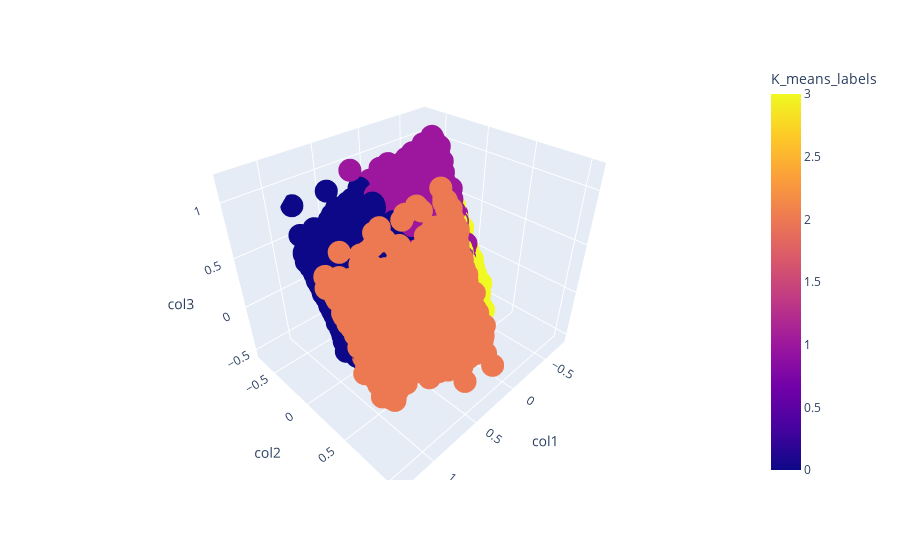

The code cell stored with this chart in its notebook:
### Markdown cell above
**Visualization:**

### Code cell
import plotly.express as px

fig = px.scatter_3d(data2_pca_df, x='col1', y='col2', z='col3',
              color=data2_pca_df['K_means_labels'])
fig.show()

### Figure 1 — Plotly figure (JSON) as saved in the notebook; plotly's stock layout.template omitted (floating-point values rounded to 4 significant figures; data arrays with more than 128 entries replaced by an {"elided": "..."} marker saying what was removed)
{"data": [{"hovertemplate": "col1=%{x}<br>col2=%{y}<br>col3=%{z}<br>K_means_labels=%{marker.color}<extra></extra>", "legendgroup": "", "marker": {"color": {"elided": "8950 int values"}, "coloraxis": "coloraxis", "symbol": "circle"}, "mode": "markers", "name": "", "scene": "scene", "showlegend": false, "type": "scatter3d", "x": {"elided": "8950 float values"}, "y": {"elided": "8950 float values"}, "z": {"elided": "8950 float values"}}], "layout": {"coloraxis": {"colorbar": {"title": {"text": "K_means_labels"}}, "colorscale": [[0.0, "#0d0887"], [0.1111, "#46039f"], [0.2222, "#7201a8"], [0.3333, "#9c179e"], [0.4444, "#bd3786"], [0.5556, "#d8576b"], [0.6667, "#ed7953"], [0.7778, "#fb9f3a"], [0.8889, "#fdca26"], [1.0, "#f0f921"]]}, "legend": {"tracegroupgap": 0}, "margin": {"t": 60}, "scene": {"domain": {"x": [0.0, 1.0], "y": [0.0, 1.0]}, "xaxis": {"title": {"text": "col1"}}, "yaxis": {"title": {"text": "col2"}}, "zaxis": {"title": {"text": "col3"}}}}}
